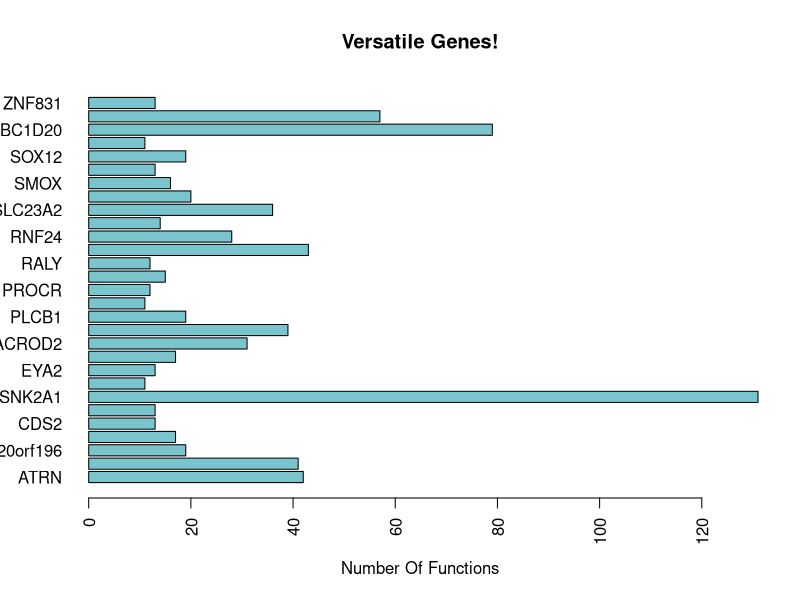

Write R code to recreate this figure.
# Creates a bar graph that indicates genes with multiple functions

tabl <- read.table("FunctionCount.csv",sep = ",", header = TRUE)


barplot(tabl$FunctionCount, names.arg = tabl$Gene, las=2, main = "Versatile Genes!",horiz = TRUE, xlab = "Number Of Functions", col = c("cadetblue3"))
